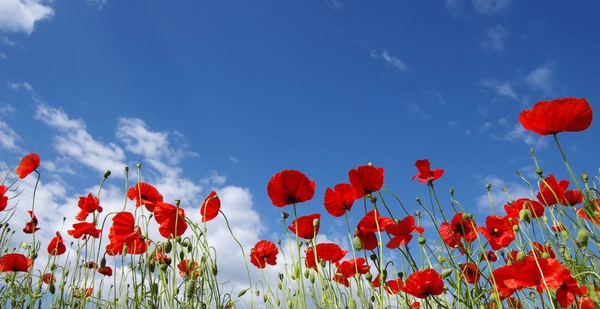
#> input picture week2/data/sample.jpg, 600 x 309 px
$ python study_sobel.py   (older library calls are emulated)
#> lines starting #> are read from the running program, lines starting #| are printed output that depends on the picture
### week2/config/config.py
import os
import cv2

# 현재 파일(config.py)의 상위 폴더의 상위 폴더(= week2)를 기준으로 data/sample.jpg 경로 지정
BASE_DIR = os.path.dirname(os.path.dirname(os.path.abspath(__file__)))
DATA_DIR = os.path.join(BASE_DIR, "data")
OUTPUT_DIR = os.path.join(BASE_DIR, "output")
IMAGE_PATH = os.path.join(DATA_DIR, "sample.jpg")

# 다른 모듈에서 'from config.config import IMAGE' 로 가져다 쓸 공통 이미지 변수
IMAGE = cv2.imread(IMAGE_PATH)
#> IMAGE is the input picture: shape (309, 600, 3); mean B, G, R 149.3, 112.3, 101.9

### week2/src/study_sobel.py
import cv2
import numpy as np
import matplotlib.pyplot as plt
from config.config import IMAGE_PATH

def run_sobel_experiment(image_path):
    """
    Sobel 필터의 X축 미분(Gx), Y축 미분(Gy), 최종 합성 강도(G)를 눈으로 확인하는 실습 함수
    """
#> called with image_path = 'week2/data/sample.jpg'
    # 1. 이미지 로드 및 그레이스케일 변환
    image = cv2.imread(image_path)
    if image is None:
        raise ValueError(f"이미지를 찾을 수 없습니다: {image_path}")

    gray = cv2.cvtColor(image, cv2.COLOR_BGR2GRAY)
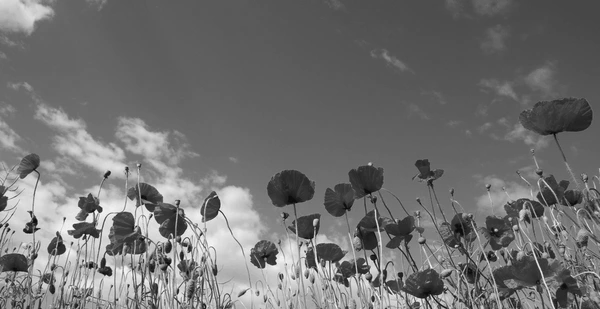
#> gray: shape (309, 600); min 5, max 253, mean 113.4

    # 노이즈를 살짝 줄여주면 미분 윤곽선이 훨씬 깔끔하게 나옵니다
    blurred = cv2.GaussianBlur(gray, (3, 3), 0)

    # 2. Sobel X (가로 방향 미분 -> 세로로 서 있는 수직 경계선 탐지)
    # cv2.CV_64F를 쓰는 이유: 미분값(차분)은 음수가 나올 수 있으므로 int8이 아닌 float64로 받아야 짤리지 않습니다!
    sobel_x_64 = cv2.Sobel(blurred, cv2.CV_64F, dx=1, dy=0, ksize=3)
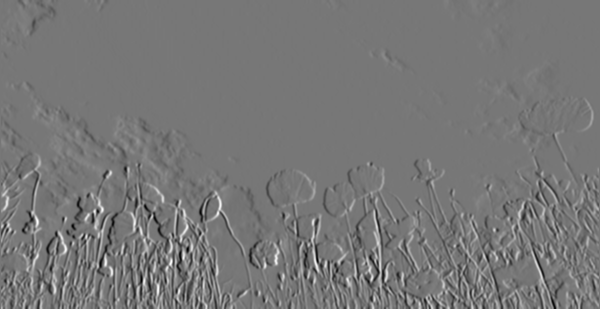
#> sobel_x_64: shape (309, 600) float64; min -503, max 570, mean -0.4; drawn with min black and max white
    sobel_x = cv2.convertScaleAbs(sobel_x_64)  # 절대값을 취해 0~255 이미지로 변환
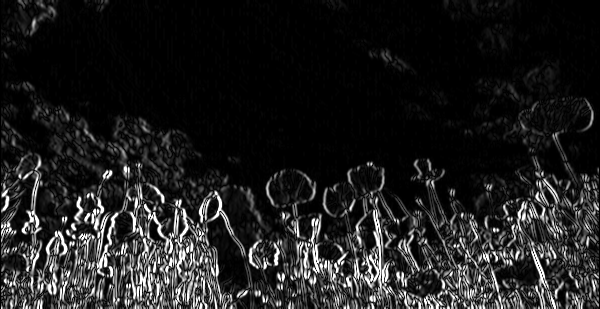
#> sobel_x: shape (309, 600); min 0, max 255, mean 31

    # 3. Sobel Y (세로 방향 미분 -> 가로로 누워 있는 수평 경계선 탐지)
    sobel_y_64 = cv2.Sobel(blurred, cv2.CV_64F, dx=0, dy=1, ksize=3)
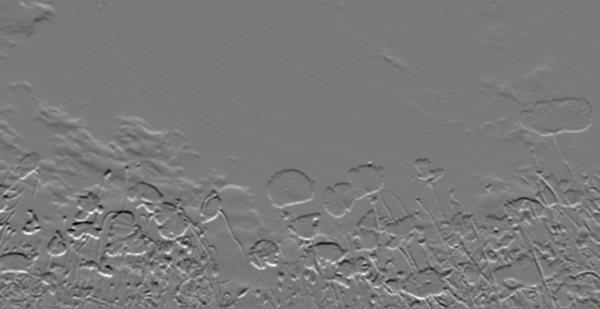
#> sobel_y_64: shape (309, 600) float64; min -524, max 564, mean 1; drawn with min black and max white
    sobel_y = cv2.convertScaleAbs(sobel_y_64)
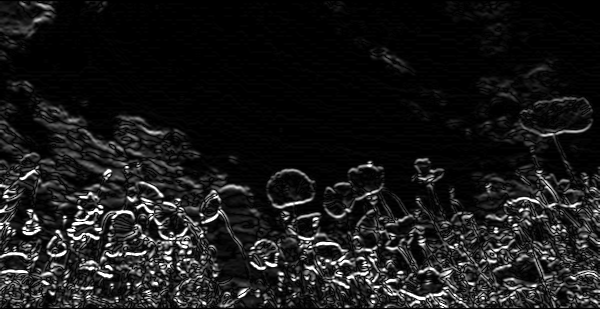
#> sobel_y: shape (309, 600); min 0, max 255, mean 25.4

    # 4. Combined Sobel (피타고라스 정리를 통한 최종 윤곽선 강도 G = np.sqrt(Gx^2 + Gy^2))
    sobel_combined_64 = np.sqrt(sobel_x_64**2 + sobel_y_64**2)
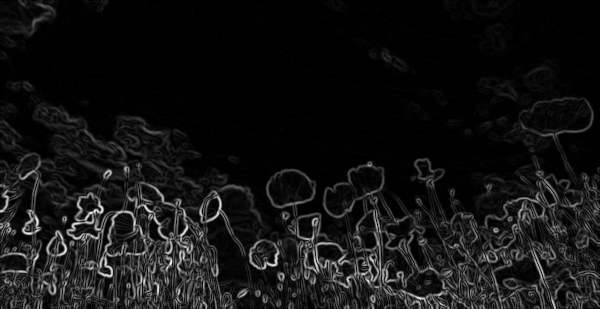
#> sobel_combined_64: shape (309, 600) float64; min 0, max 600.1, mean 46.3; drawn with min black and max white
    sobel_combined = cv2.convertScaleAbs(sobel_combined_64)
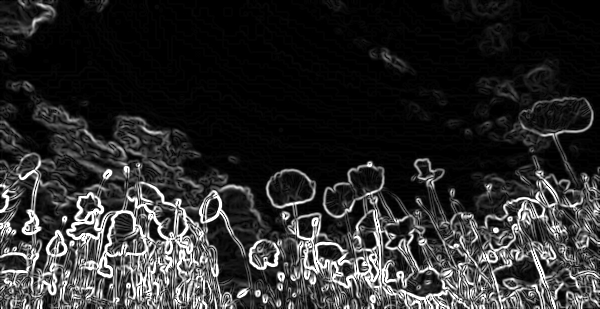
#> sobel_combined: shape (309, 600); min 0, max 255, mean 44

    # 5. Matplotlib 4-Panel 한눈에 비교 시각화
    plt.figure(figsize=(12, 10))
    plt.suptitle("Sobel Filter Matrix Exploration (Gx vs Gy vs Combined)", fontsize=16, fontweight='bold')

    plt.subplot(2, 2, 1)
    plt.imshow(gray, cmap='gray')
    plt.title("1. Original Grayscale Image", fontsize=13)
    plt.axis('off')

    plt.subplot(2, 2, 2)
    plt.imshow(sobel_x, cmap='gray')
    plt.title("2. Sobel X (Detects Vertical Edges / |[-1,0,+1]|)", fontsize=13)
    plt.axis('off')

    plt.subplot(2, 2, 3)
    plt.imshow(sobel_y, cmap='gray')
    plt.title("3. Sobel Y (Detects Horizontal Edges / |[-1,-2,-1]^T|)", fontsize=13)
    plt.axis('off')

    plt.subplot(2, 2, 4)
    plt.imshow(sobel_combined, cmap='gray')
    plt.title("4. Combined Sobel (Total Edge Magnitude G)", fontsize=13)
    plt.axis('off')

    plt.tight_layout()
    plt.show()

    # [5 lines of commented-out code are left out]

if __name__ == '__main__':
    run_sobel_experiment(IMAGE_PATH)
